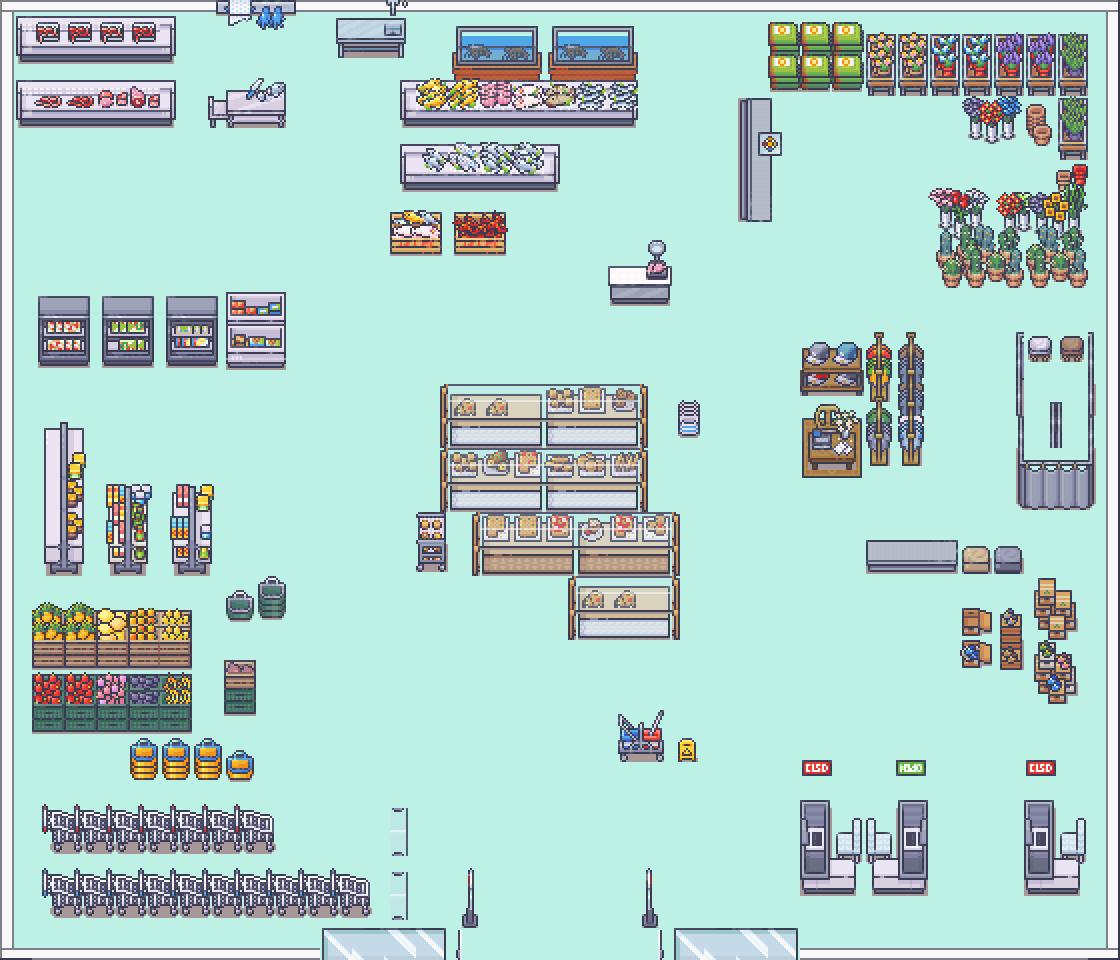

A 2D game scene composited from a Tiled map and its tileset images. What follows is a short description and the map's XML, with each tile layer's data collapsed to a summary:
An orthogonal 35x30 tile map with 32x32 px tiles, 6 tile layers (ground, border, Layer7, Layer6, ...), 4 tilesets and 10 objects (start, exitArea, enemy1, enemy2, hamper1, ...).

<map version="1.8" tiledversion="1.8.6" orientation="orthogonal" renderorder="right-down" width="35" height="30" tilewidth="32" tileheight="32" infinite="0" nextlayerid="19" nextobjectid="21">
 <editorsettings>
  <export target="market.tmj" format="json" />
 </editorsettings>
 <tileset firstgid="1" name="12_Kitchen_32x32" tilewidth="32" tileheight="32" tilecount="784" columns="16">
  <image source="12_Kitchen_32x32.png" width="512" height="1568" />
 </tileset>
 <tileset firstgid="785" name="16_Grocery_store_32x32" tilewidth="32" tileheight="32" tilecount="1248" columns="16">
  <image source="16_Grocery_store_32x32.png" width="512" height="2496" />
 </tileset>
 <tileset firstgid="2033" name="21_Clothing_Store_32x32" tilewidth="32" tileheight="32" tilecount="1072" columns="16">
  <image source="21_Clothing_Store_32x32.png" width="512" height="2144" />
 </tileset>
 <tileset firstgid="3105" name="Tileset_32x32_2" tilewidth="32" tileheight="32" tilecount="100" columns="10">
  <image source="Tileset_32x32_2.png" width="320" height="320" />
 </tileset>
 <layer id="2" name="ground" width="35" height="30">
  <data>[1050 cells, 1050 non-empty, 1 distinct tile ids]</data>
 </layer>
 <layer id="1" name="border" width="35" height="30">
  <data>[1050 cells, 121 non-empty, 17 distinct tile ids]</data>
 </layer>
 <layer id="11" name="Layer7" width="35" height="30">
  <data>[1050 cells, 279 non-empty, 136 distinct tile ids]</data>
 </layer>
 <layer id="9" name="Layer6" width="35" height="30">
  <data>[1050 cells, 85 non-empty, 37 distinct tile ids]</data>
 </layer>
 <layer id="7" name="Layer5" width="35" height="30">
  <data>[1050 cells, 54 non-empty, 41 distinct tile ids]</data>
 </layer>
 <layer id="4" name="Layer4" width="35" height="30">
  <data>[1050 cells, 243 non-empty, 159 distinct tile ids]</data>
 </layer>
 <objectgroup id="15" name="objectLayer">
  <object id="1" name="start" x="558.666" y="936">
   <point />
  </object>
  <object id="7" name="exitArea" x="925.667" y="806.333" width="68.6667" height="84.667" />
  <object id="8" name="enemy1" x="360.666" y="416">
   <point />
  </object>
  <object id="9" name="enemy2" x="724" y="513.333">
   <point />
  </object>
  <object id="10" name="hamper1" x="301.334" y="773.333">
   <point />
  </object>
  <object id="12" name="hamper2" x="960" y="464">
   <point />
  </object>
  <object id="17" name="hamper3" x="204" y="424">
   <point />
  </object>
  <object id="18" name="hamper4" x="170.667" y="204">
   <point />
  </object>
  <object id="19" name="hamper5" x="876" y="172">
   <point />
  </object>
  <object id="20" name="enemy3" x="336" y="350.666">
   <point />
  </object>
 </objectgroup>
</map>
